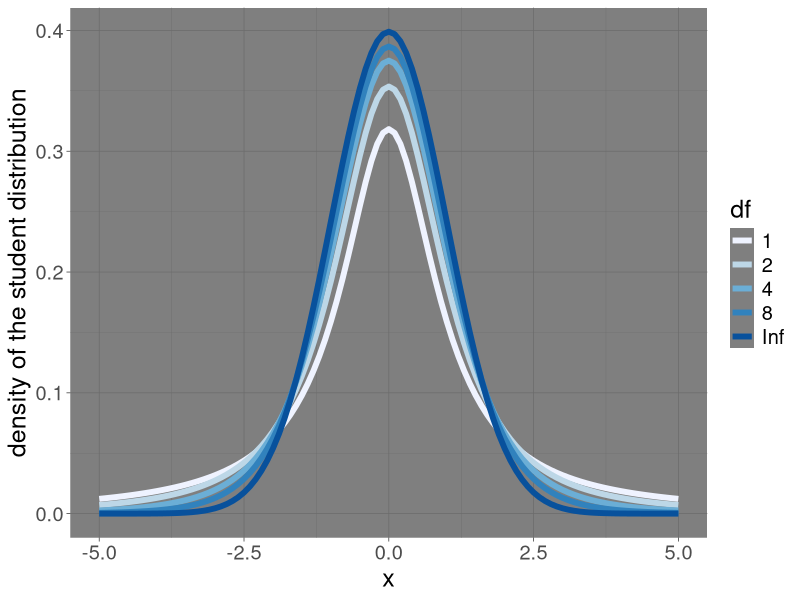
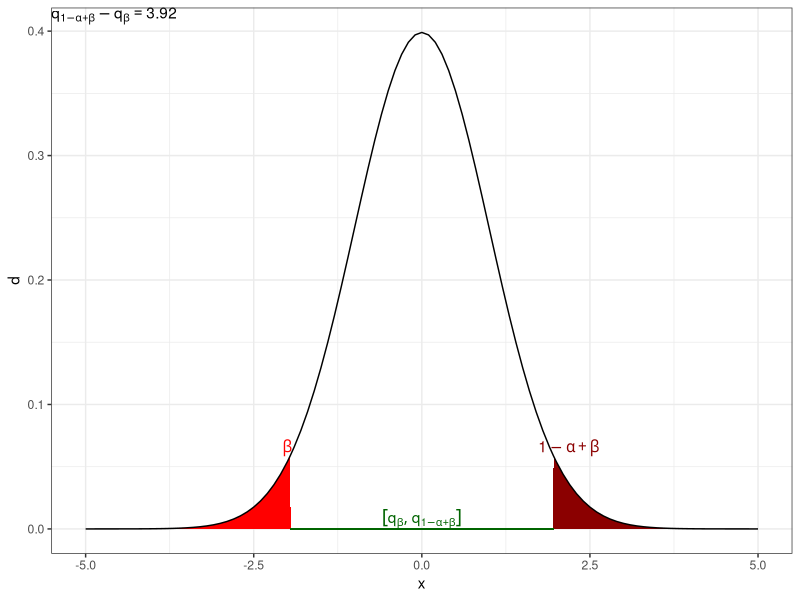
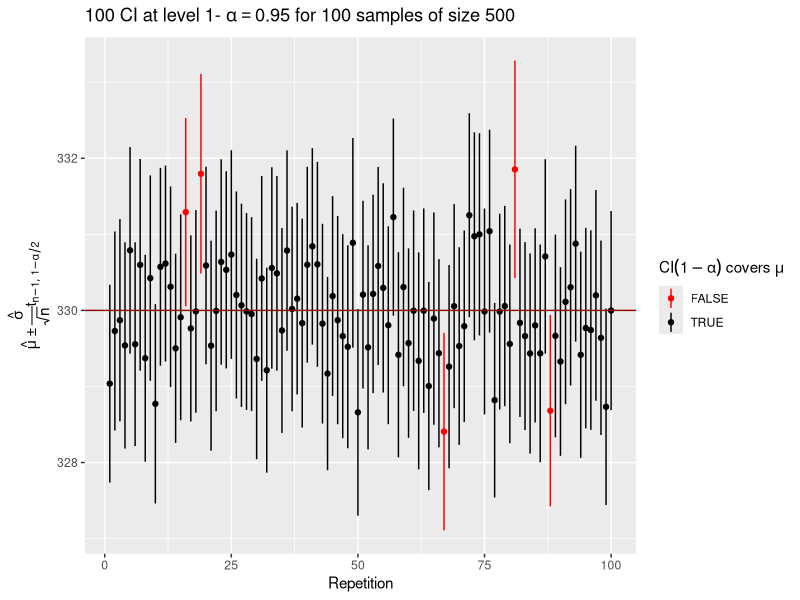
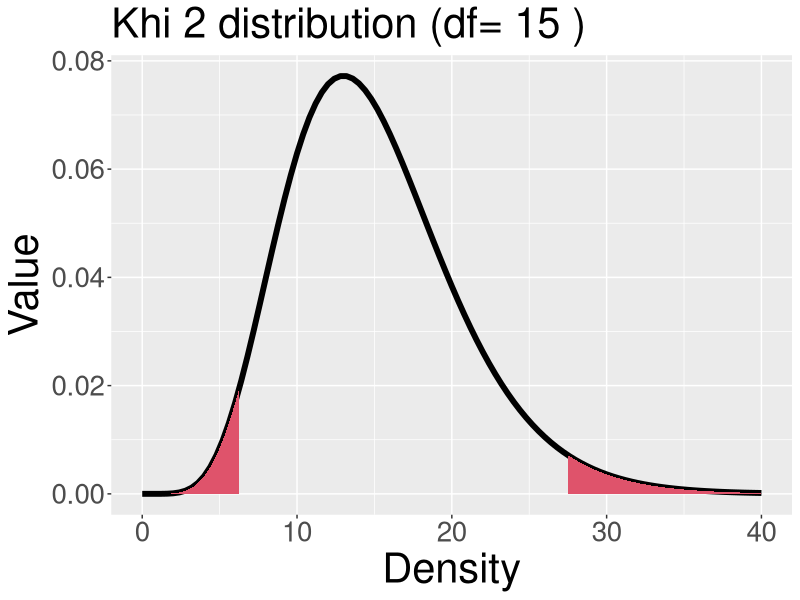
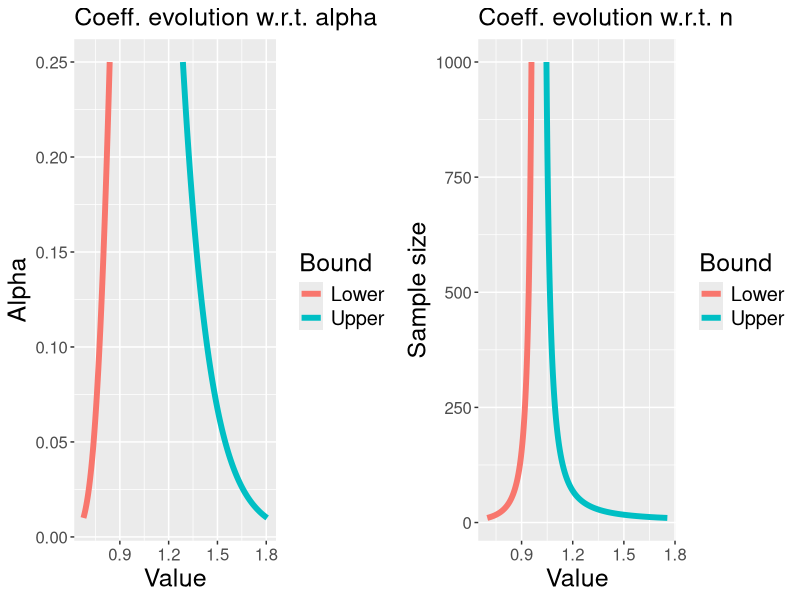
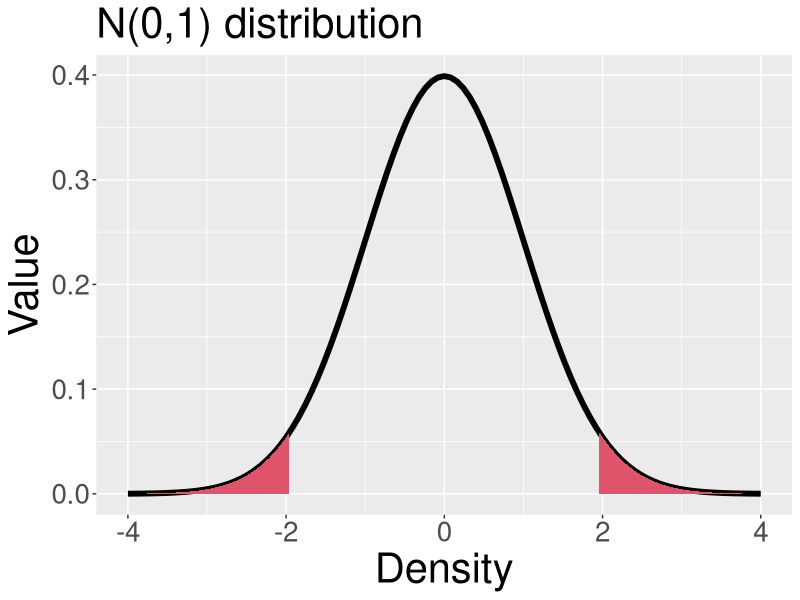

Reproduce these figures in R, in order. (Note: this script raises an error after producing the figures.)
## ---- chunk 1
knitr::opts_chunk$set(echo = FALSE,comment=NA,message=FALSE,warning = FALSE)
library(ggplot2)
library('gridExtra')
library(dplyr)
DisplayVect <- function(v,NbItemPerLine=6,Max=30,Round=3){
  lv <- length(v)
  Max <- min(lv, Max)
  v <- v[1:Max]
  for (ii in 1:(lv%/%NbItemPerLine)){
    cat(round(v[((ii-1)*NbItemPerLine+1):(ii*NbItemPerLine)],Round),'\n')
  }
  if (lv%%NbItemPerLine !=0){
    cat(round(v[(lv- lv%%NbItemPerLine + 1):lv],Round),'\n')
  }
}
## ---- chunk 2
# xaringanExtra::use_scribble()
## ---- chunk 3
purrr::map(c(1, 2, 4, 8, Inf), ~ tibble(x = seq(-5, 5, by = 0.1), 
                          y = dt(x, df = .x))) %>% 
  bind_rows(.id = 'sigma') %>% 
  mutate(sigma = c(1L, 2L, 4L, 8L, Inf)[as.integer(sigma)]) %>% 
  ggplot(aes(x = x, y = y, group = sigma, color = factor(sigma))) + geom_line(size = 2) + 
  labs(y = "density of the student distribution") + 
  scale_color_brewer(name = "df") + 
  theme_dark() + 
  theme(text = element_text(size = 18))
## ---- chunk 4
plot_norm_interval <- function(beta, alpha = 0.05) {
  a <- qnorm(beta, mean = 0, sd = 1) ## q_beta
  b <- qnorm(1 - alpha + beta, mean = 0, sd = 1) ## q_{1 - alpha + beta}
  x <- c(a, b, seq(min(-5, a), max(5, b), length.out = 101)) %>% unique() %>% sort()
  df <- tibble(x = x, 
               d = dnorm(x), 
               side = case_when(
                 x <= a ~ "left", 
                 x >= b ~ "right",
                 TRUE   ~ "center"))
  ggplot(df, aes(x = x, y = d)) + 
    geom_area(aes(y = d, fill = side)) + 
    scale_fill_manual(values = c(left = "red", center = "transparent", right = "darkred"), guide = "none") + 
    annotate(x = a, y = dnorm(a), hjust = 0.75, vjust = 0, geom = 'text', label = "beta", parse = TRUE, color = "red") + 
    annotate(x = b, y = dnorm(b), hjust = 0.25, vjust = 0, geom = 'text', label = "1 - alpha + beta", parse = TRUE, color = "darkred") + 
    geom_segment(aes(x = a, xend = b, y = 0, yend = 0), color = "darkgreen") + 
    annotate(x = (a+b)/2, y = 0, hjust = 0.5, vjust = 0, geom = 'text', label = 'group("[",list(q[beta], q[1-alpha+beta]),"]")', parse = TRUE, color = "darkgreen") +
    annotate(x = -Inf, y = Inf, geom = "text", hjust = 0, vjust = 1,
             label = paste0("q[1-alpha+beta] - q[beta] ==", round(b-a, digits = 3)), parse = TRUE) + 
    geom_line()
}
plot_norm_interval(0.025, 0.05) + theme_bw()
## ---- chunk 5
set.seed(42)
can_container <- rnorm(1e6, mean = 330, sd = 15)
set.seed(1)
plot_ci <- function(n_estimates = 100, sample_size = 500, alpha = 0.05) {
  t_alpha <- qt(1 - alpha/2, df = sample_size - 1)
  tibble(estimate_nb = 1:n_estimates) %>% 
    mutate(sample    = purrr::map(estimate_nb, ~ sample(can_container, sample_size)), 
           mu_hat    = purrr::map_dbl(sample, mean), 
           sigma_hat = purrr::map_dbl(sample, sd), 
           ymin      = mu_hat - t_alpha * sigma_hat / sqrt(sample_size), 
           ymax      = mu_hat + t_alpha * sigma_hat / sqrt(sample_size), 
           covers    = if_else(ymin <= 330 & ymax >= 330, TRUE, FALSE)) %>% 
    select(-sample) %>% 
    ggplot(aes(x = estimate_nb, y = mu_hat, 
               ymin = ymin, ymax = ymax, color = covers)) + 
    geom_point() + 
    geom_linerange() +
    geom_hline(yintercept = 330, color = "darkred") + 
    scale_color_manual(values = c("TRUE" = "black", "FALSE" = "red"), name = expression(CI(1-alpha)~covers~mu)) + 
    labs(x = "Repetition", 
         y = expression(hat(mu)%+-%frac(hat(sigma), sqrt(n))*t[list(n-1,1-alpha/2)])) +
    theme(legend.background = element_rect(fill = "transparent"), 
          legend.position = "right") + 
    ggtitle(bquote(.(n_estimates) ~ "CI at level 1-" ~ alpha== .(1-alpha) ~ "for" ~ .(n_estimates) ~ "samples of size" ~ .(sample_size)))
}
plot_ci()
## ---- chunk 6
NbWeights <- 15
TrueSigma <- 0.002
Weights <- round(rnorm(NbWeights,1,TrueSigma),5)
Alpha = 0.05
## ---- chunk 7
DisplayVect(Weights,NbItemPerLine=5,Round=5)
## ---- chunk 8
Coef <- 2
TH <- theme(axis.text=element_text(size=10*Coef),
      axis.title=element_text(size=15*Coef),
      plot.title=element_text(size=15*Coef),
      strip.text.x = element_text(size = 20*Coef),
      legend.text=element_text(size=12*Coef),
      legend.title = element_text(size=15*Coef))

GG <- ggplot(data.frame(x = c(0, 40)), aes(x)) +
  stat_function(fun = dchisq,args = list(df=NbWeights),size=2) +
  stat_function(fun = dchisq,args = list(df=NbWeights),
                xlim = c(0,qchisq(p = Alpha/2,df = NbWeights)),
                geom = "area",fill=2) +
  stat_function(fun = dchisq,args = list(df=NbWeights),
                xlim = c(qchisq(p = 1-Alpha/2,df = NbWeights),40),
                geom = "area",fill=2) +
  ylab('Value') + xlab('Density') + ggtitle(paste('Khi 2 distribution (df=',NbWeights,')')) +
  TH
# ggsave(plot = GG,filename = 'QuantilesKhi2.pdf',device = 'pdf')
## ---- chunk 9
GG
## ---- chunk 10
Sigma2Hat <- round(mean((Weights-1)**2),8)
q.low <- round(qchisq(p = Alpha/2,df = NbWeights),2)
q.up <- round(qchisq(p = 1-Alpha/2,df = NbWeights),2)
Lower <- sqrt(NbWeights*Sigma2Hat/q.up)
Upper <- sqrt(NbWeights*Sigma2Hat/q.low)
## ---- chunk 11
L <- function(n,alpha,estimate){
  q.up <- qchisq(p = 1-alpha/2,df = n)
  Lower <- sqrt(n/q.up)
}
U <- function(n,alpha,estimate){
  q.low <- qchisq(p = alpha/2,df = n)
  Upper <- sqrt(n/q.low)
}

DF.alpha <- data.frame(Alpha=seq(0.01,0.25,length.out = 1000)) %>%
  mutate(Lower = L(NbWeights,Alpha,TrueSigma),Upper = U(NbWeights,Alpha,TrueSigma)) %>%
  tidyr::gather(key = "Bound", value = "Value",-Alpha)
DF.n <- data.frame(N=seq(10,1000,1)) %>%
  mutate(Lower = L(N,Alpha,TrueSigma),Upper = U(N,Alpha,TrueSigma)) %>%
  tidyr::gather(key = "Bound", value = "Value",-N)

Coef=1.2
TH <- theme(axis.text=element_text(size=10*Coef),
      axis.title=element_text(size=15*Coef),
      plot.title=element_text(size=15*Coef),
      strip.text.x = element_text(size = 20*Coef),
      legend.text=element_text(size=12*Coef),
      legend.title = element_text(size=15*Coef))
GG.alpha <- ggplot(DF.alpha,aes(y=Alpha,x=Value,col=Bound)) +
  geom_line(size=2) +
  ylab('Alpha') + xlab('Value') + ggtitle('Coeff. evolution w.r.t. alpha')  +
  TH
GG.n <- ggplot(DF.n,aes(y=N,x=Value,col=Bound)) +
  geom_line(size=2) +
  ylab('Sample size') + xlab('Value') + ggtitle('Coeff. evolution w.r.t. n')  +
  TH
grid.arrange(grobs=list(GG.alpha,GG.n),nrow=1)

## ---- chunk 12
## Parameters
NbBactos <- 20
Lambda <- 2
Alpha2 <- 0.05

## Generate data
set.seed(42)
NbPhages <- rpois(n = NbBactos, lambda = Lambda)

S = sum(NbPhages)
M = mean(NbPhages)

## Find the confidence interval using normal approx + plug-in
LambdaHat= M
q.norm = round(qnorm(p = 1-Alpha2/2),3)
lower.1 <- M - q.norm*sqrt(M/NbBactos)
upper.1 <- M + q.norm*sqrt(M/NbBactos)

## Find the confidence interval using normal approx only
SqrtDelta <- NbBactos*q.norm*sqrt(4*S+q.norm**2)
lower.2 <- M + (q.norm**2)/(2*NbBactos) - SqrtDelta/(2*NbBactos**2)
upper.2 <- M + q.norm**2/(2*NbBactos) + SqrtDelta/(2*NbBactos**2)

# Verif <- function(l){
#   S**2 + (NbBactos*l)**2 - 2*S*l*NbBactos - NbBactos*l*q.norm**2
# }
# Verif(lower.2)
# Verif(upper.2)
## ---- chunk 13
DisplayVect(v = NbPhages,NbItemPerLine = 10,Round = 0)
## ---- chunk 14
Coef <- 2
TH <- theme(axis.text=element_text(size=10*Coef),
      axis.title=element_text(size=15*Coef),
      plot.title=element_text(size=15*Coef),
      strip.text.x = element_text(size = 20*Coef),
      legend.text=element_text(size=12*Coef),
      legend.title = element_text(size=15*Coef))

GG <- ggplot(data.frame(x = c(-4, 4)), aes(x)) +
  stat_function(fun = dnorm,args = list(mean=0,sd=1),size=2) +
  stat_function(fun = dnorm,args = list(mean=0,sd=1),
                xlim = c(-4,qnorm(p = Alpha/2)),
                geom = "area",fill=2) +
  stat_function(fun = dnorm,
                xlim = c(qnorm(p = 1-Alpha/2),4),
                geom = "area",fill=2) +
  ylab('Value') + xlab('Density') + ggtitle(paste('N(0,1) distribution')) +
  TH
## ggsave(plot = GG,filename = 'QuantilesNorm.pdf',device = 'pdf')
## ---- chunk 15
GG
## ---- chunk 16
## Parameters
NbLines <- 18
Alpha2 <- 0.05

set.seed(2108)
CF <- tibble(ID = 1:261, Yield = rnorm(length(ID), mean = 16, sd = 2))[1:NbLines, ]

## Find the confidence interval using normal approx + plug-in
q.norm = round(qnorm(p = 1-Alpha2/2),3)
lower.1 <- M - q.norm*sqrt(M/NbBactos)
upper.1 <- M + q.norm*sqrt(M/NbBactos)
## ---- chunk 17
DisplayVect(CF$Yield,NbItemPerLine = 7,Round = 2)
## ---- chunk 18
s <- var(CF$Yield) |> sqrt()
alpha <- 0.05
s_upper <- s * sqrt(NbLines / qchisq(alpha/2, df = NbLines - 1))
s_lower <- s * sqrt(NbLines / qchisq(1 - alpha/2, df = NbLines - 1))
mu <- mean(CF$Yield)
mu_lower <- mu + qt(alpha/2, df = NbLines - 1) * s / sqrt(NbLines)
mu_upper <- mu + qt(1-alpha/2, df = NbLines - 1) * s / sqrt(NbLines)
## ---- chunk 19
knitr::include_graphics("Figures/QuantilesNormaleCentreeReduite.png", dpi = 120)
## ---- chunk 20
knitr::include_graphics("Figures/TableQuantilesKhi2.png", dpi = 120)
## ---- chunk 21
knitr::include_graphics("Figures/TableQuantilesStudent.png", dpi = 120)
